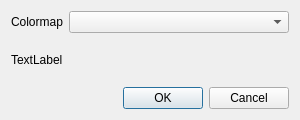
<?xml version="1.0" encoding="UTF-8"?>
<ui version="4.0">
 <class>ScatterPlotColormap</class>
 <widget class="QDialog" name="ScatterPlotColormap">
  <property name="geometry">
   <rect>
    <x>0</x>
    <y>0</y>
    <width>300</width>
    <height>120</height>
   </rect>
  </property>
  <property name="sizePolicy">
   <sizepolicy hsizetype="Fixed" vsizetype="Fixed">
    <horstretch>0</horstretch>
    <verstretch>0</verstretch>
   </sizepolicy>
  </property>
  <property name="windowTitle">
   <string>Colormap Chooser</string>
  </property>
  <layout class="QGridLayout" name="gridLayout">
   <item row="1" column="1">
    <widget class="QComboBox" name="cbox_cmap"/>
   </item>
   <item row="1" column="0">
    <widget class="QLabel" name="lbl_cmap">
     <property name="text">
      <string>Colormap</string>
     </property>
    </widget>
   </item>
   <item row="2" column="0" colspan="2">
    <widget class="QLabel" name="img_cmap">
     <property name="text">
      <string>TextLabel</string>
     </property>
    </widget>
   </item>
   <item row="5" column="1">
    <widget class="QDialogButtonBox" name="buttonBox">
     <property name="orientation">
      <enum>Qt::Horizontal</enum>
     </property>
     <property name="standardButtons">
      <set>QDialogButtonBox::Cancel|QDialogButtonBox::Ok</set>
     </property>
    </widget>
   </item>
  </layout>
 </widget>
 <resources/>
 <connections>
  <connection>
   <sender>buttonBox</sender>
   <signal>accepted()</signal>
   <receiver>ScatterPlotColormap</receiver>
   <slot>accept()</slot>
   <hints>
    <hint type="sourcelabel">
     <x>248</x>
     <y>254</y>
    </hint>
    <hint type="destinationlabel">
     <x>157</x>
     <y>274</y>
    </hint>
   </hints>
  </connection>
  <connection>
   <sender>buttonBox</sender>
   <signal>rejected()</signal>
   <receiver>ScatterPlotColormap</receiver>
   <slot>reject()</slot>
   <hints>
    <hint type="sourcelabel">
     <x>316</x>
     <y>260</y>
    </hint>
    <hint type="destinationlabel">
     <x>286</x>
     <y>274</y>
    </hint>
   </hints>
  </connection>
 </connections>
</ui>
